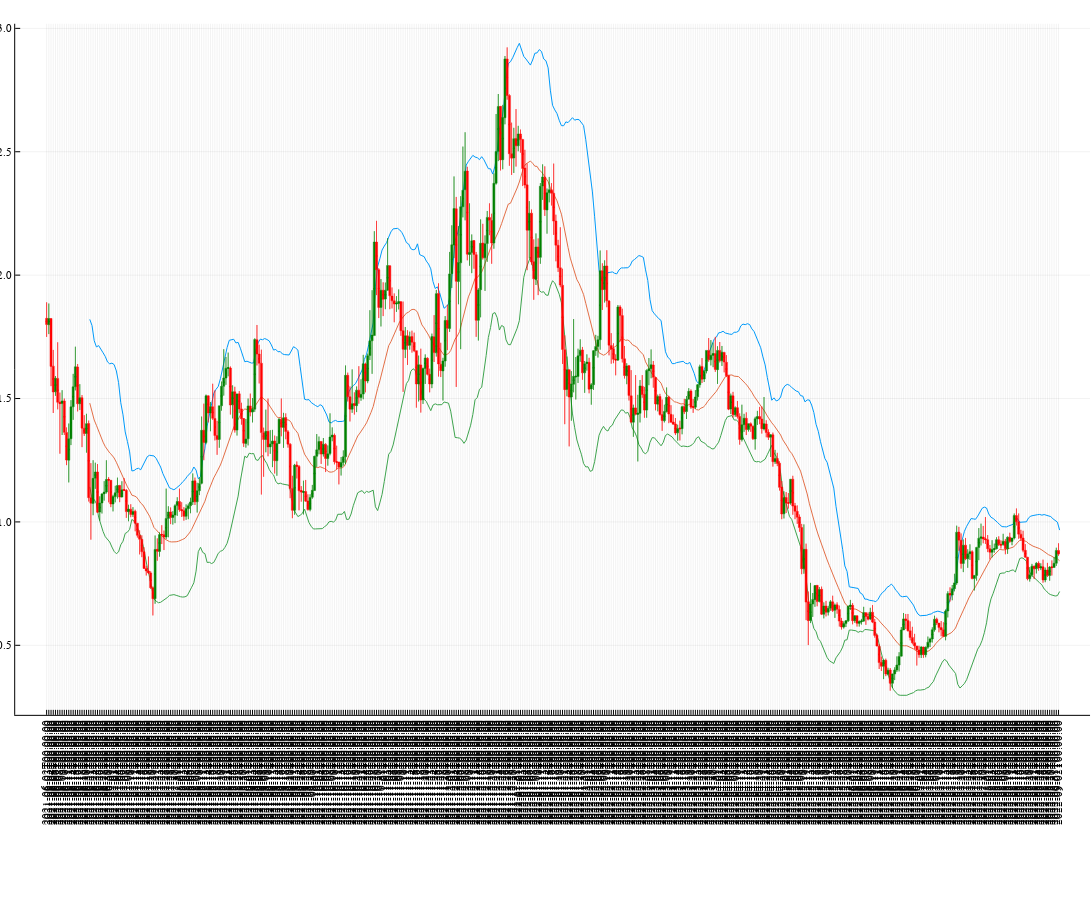

The code cell stored with this chart in its notebook:
### Code cell
with(:plotly, size=(2200,900)) do
    plot(bh)
    plot!(μ)
    plot!(bl)
    p=plot!(TimeArray(matic, timestamp = :timestamp), seriestype = :candlestick)

end
